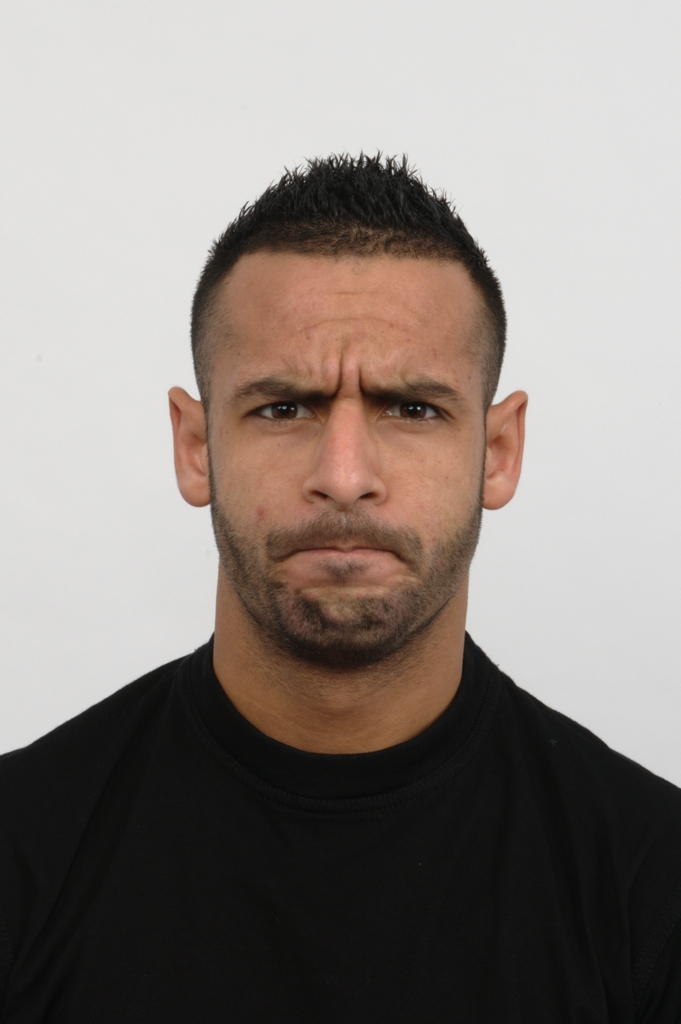
#> input picture images/testing/angry/Rafd090_52_Moroccan_male_angry_frontal.jpg, 681 x 1024 px; its folder holds only this picture in this run
$ python -i functions.py   (imports and definitions only)
#> lines starting #> are read from the running program, lines starting #| are printed output that depends on the picture
from lbp.localbinarypatterns import LocalBinaryPatterns
import cv2
from imutils import paths
import os

# [52 lines left out: functions Prediction, PrintResults, Training, Testing, not called in this run]

def ViolaJonesWithLBP(imagePath):
	face_cascade = cv2.CascadeClassifier('haarcascade_frontalface_default.xml')
	eye_cascade = cv2.CascadeClassifier('haarcascade_eye.xml')
	image = cv2.imread(imagePath)
#> image is the input picture: shape (1024, 681, 3); mean B, G, R 126.8, 132.1, 140.6
	gray = cv2.cvtColor(image, cv2.COLOR_BGR2GRAY)
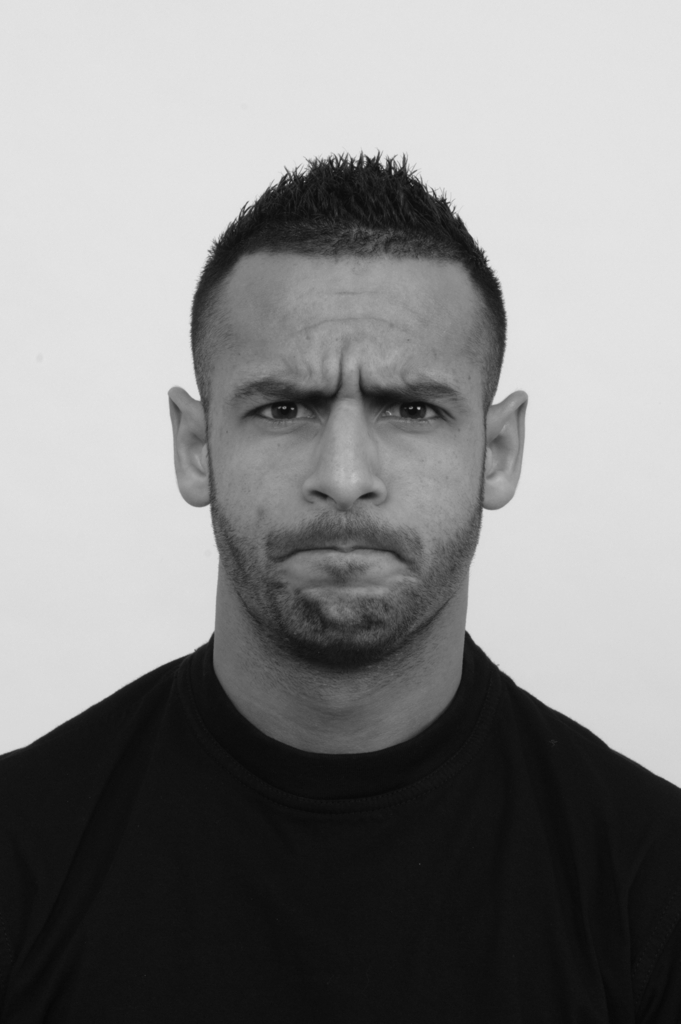
#> gray: shape (1024, 681); min 6, max 229, mean 134.1
	faces = face_cascade.detectMultiScale(gray, 1.3, 5)
#> faces = [[152, 260, 382, 382]]
#> (the run stopped early here; a loop or call above may not have finished)

$ run again, on images/testing/angry/Rafd090_53_Moroccan_male_angry_frontal.jpg
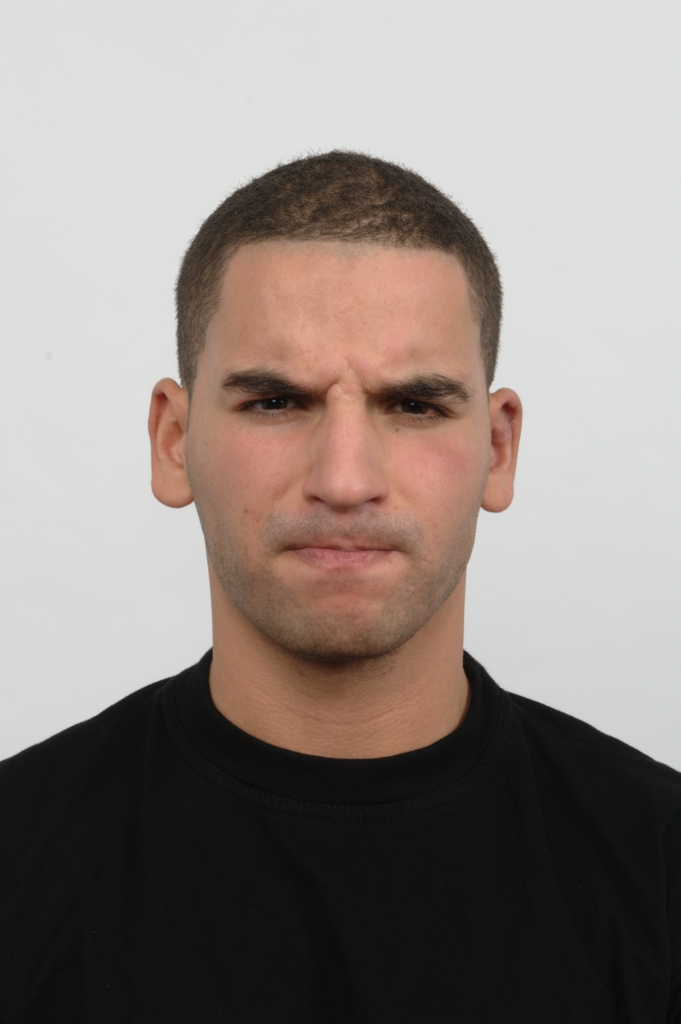
#> input picture images/testing/angry/Rafd090_53_Moroccan_male_angry_frontal.jpg, 681 x 1024 px
#> in ViolaJonesWithLBP, image is the input picture: shape (1024, 681, 3); mean B, G, R 129.5, 134.7, 144.1
#> in ViolaJonesWithLBP, `gray = cv2.cvtColor(image, cv2.COLOR_BGR2GRAY)`:
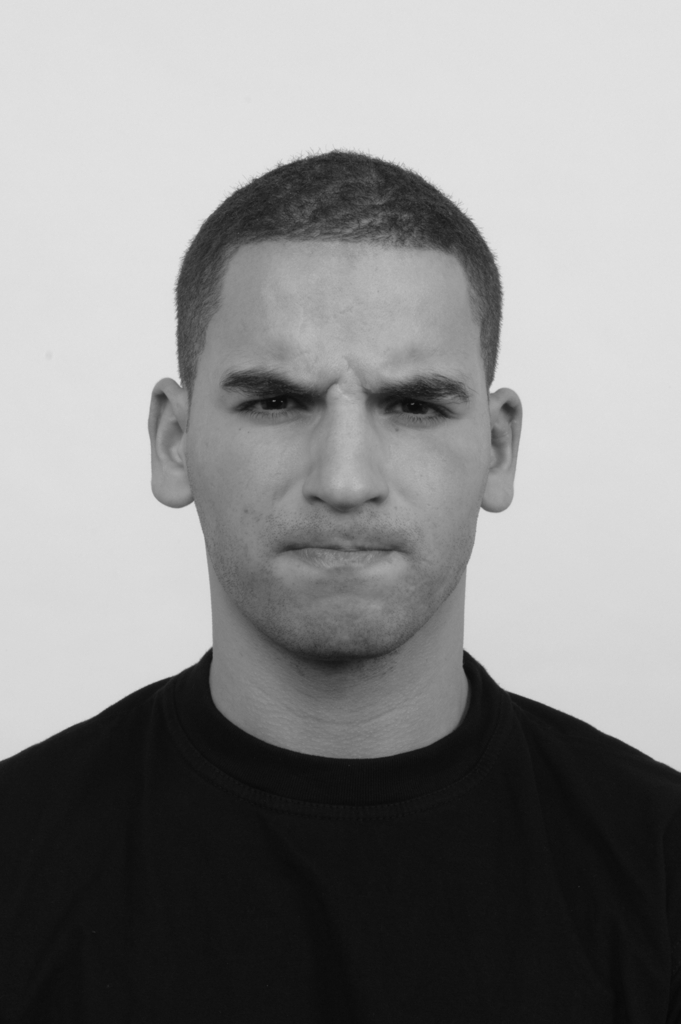
#> gray: shape (1024, 681); min 6, max 227, mean 136.9
#> faces = [[141, 250, 405, 405]]

$ run again, on images/testing/angry/Rafd090_52_Moroccan_male_angry_left.jpg
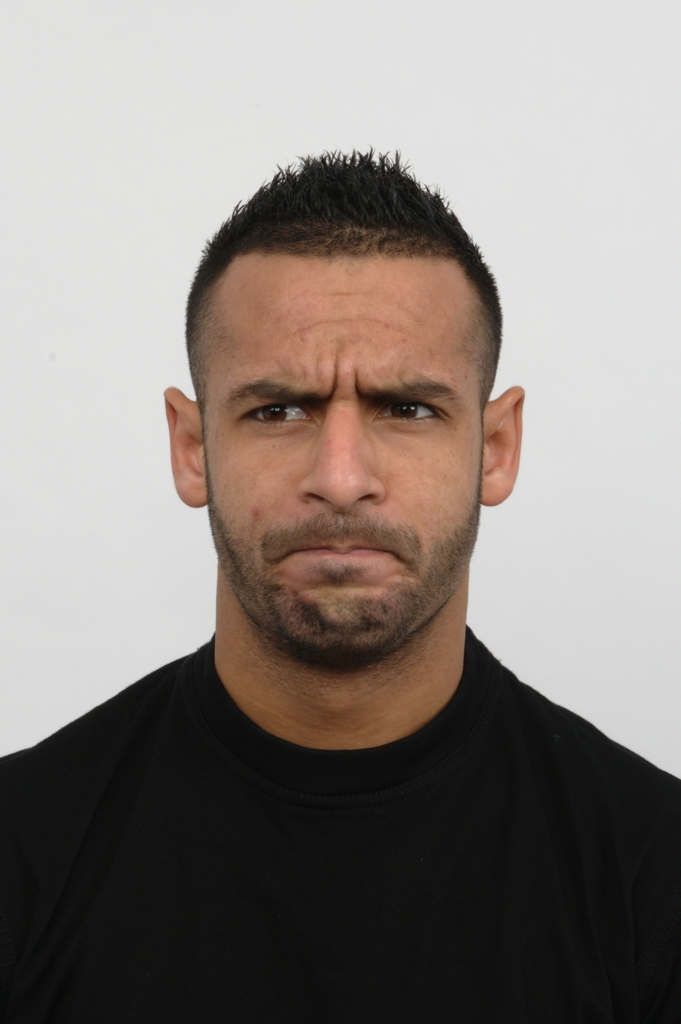
#> input picture images/testing/angry/Rafd090_52_Moroccan_male_angry_left.jpg, 681 x 1024 px
#> in ViolaJonesWithLBP, image is the input picture: shape (1024, 681, 3); mean B, G, R 126.1, 131.4, 139.4
#> in ViolaJonesWithLBP, `gray = cv2.cvtColor(image, cv2.COLOR_BGR2GRAY)`:
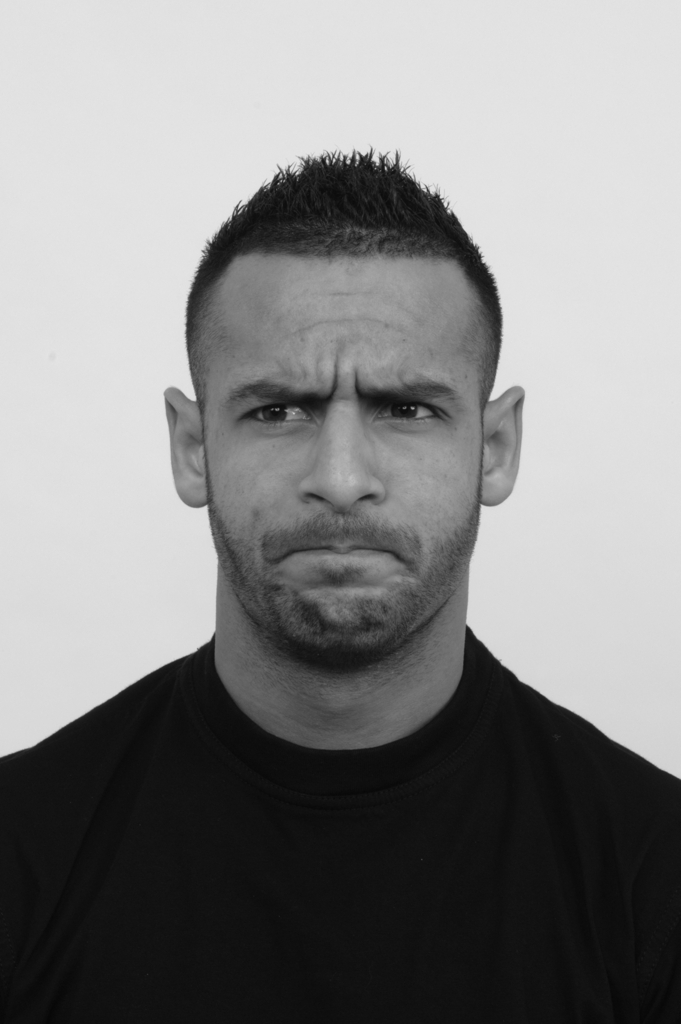
#> gray: shape (1024, 681); min 7, max 229, mean 133.2
#> faces = [[145, 262, 384, 384]]
